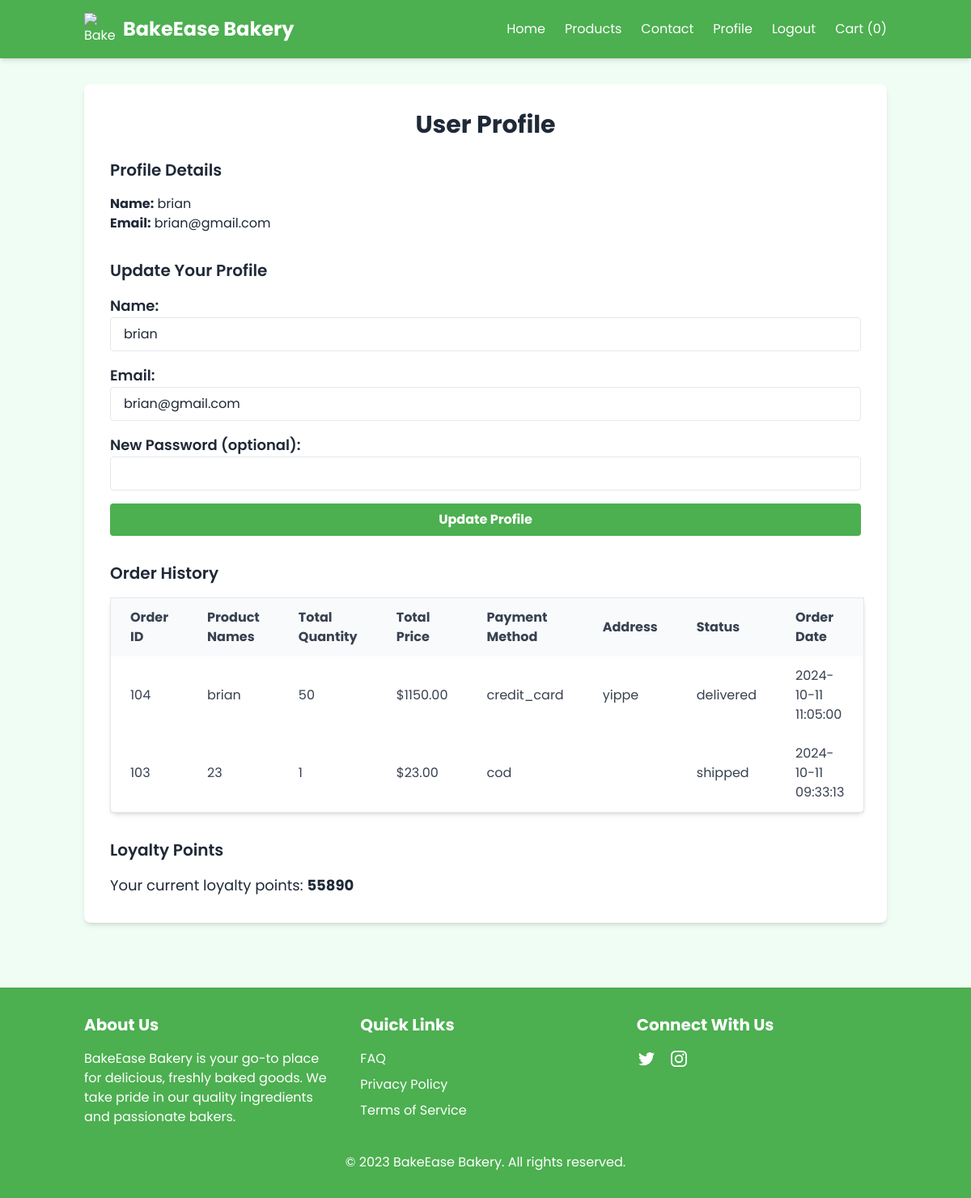
The page /bakery_oop/views/user/profile.php (signed in) on the database its author committed.
### tables this page shows
CREATE TABLE `users` (
  `id` int(11) NOT NULL,
  `name` varchar(255) NOT NULL,
  `email` varchar(255) NOT NULL,
  `password` varchar(255) NOT NULL,
  `loyalty_points` int(11) DEFAULT 0,
  `reset_token` varchar(255) DEFAULT NULL,
  `isAdmin` tinyint(4) NOT NULL
);

CREATE TABLE `orders` (
  `id` int(11) NOT NULL,
  `user_id` int(11) NOT NULL,
  `customer_email` varchar(255) DEFAULT NULL,
  `product_id` int(11) NOT NULL,
  `quantity` int(11) NOT NULL,
  `total_price` decimal(10,2) NOT NULL,
  `payment_method` varchar(50) NOT NULL,
  `address` text NOT NULL,
  `status` varchar(50) DEFAULT 'pending',
  `order_date` timestamp NOT NULL DEFAULT current_timestamp(),
  `order_type` enum('delivery','pickup') NOT NULL DEFAULT 'pickup',
  `delivery_address` text DEFAULT NULL,
  `pickup_time` datetime DEFAULT NULL
);

### bakery_oop/Classes/Database.php (called while the page is built, shortened)
<?php
class Database {
    private $servername = "localhost";
    private $username = "root";
    private $password = "";
    private $dbname = "bakery_oop";
    public function __construct() {
        $this->conn = new mysqli($this->servername, $this->username, $this->password, $this->dbname);
    }
}
?>

### bakery_oop/Classes/User.php (called while the page is built, shortened)
<?php
require_once "Database.php";
class User extends Database {
    public function getUserDetails($userId) {
        $userId = $this->conn->real_escape_string($userId);
        $sql = "SELECT * FROM users WHERE id = '$userId'";
        $result = $this->conn->query($sql);
        return ($result->num_rows == 1) ? $result->fetch_assoc() : null;
    }
    public function getLoyaltyPoints($userId) {
        $userId = $this->conn->real_escape_string($userId);
        $sql = "SELECT loyalty_points FROM users WHERE id = '$userId'";
        $result = $this->conn->query($sql);
        if ($result && $result->num_rows > 0) {
            $row = $result->fetch_assoc();
            return $row['loyalty_points'];
        }
        return 0;
    }
}
?>

### bakery_oop/Classes/Order.php (called while the page is built, shortened)
<?php
require_once "Database.php";
require_once "User.php";
class Order extends Database {
    public function getOrdersForUser($userId) {
      $userId = $this->conn->real_escape_string($userId);
      $sql = "SELECT o.id, o.total_price, o.payment_method,
                     CASE
                         WHEN o.order_type = 'delivery' THEN o.delivery_address
                         ELSE o.address
                     END AS address,
                     o.status, o.order_date,
                     GROUP_CONCAT(p.name SEPARATOR ', ') AS product_names,
                     SUM(oi.quantity) AS total_quantity
              FROM orders o
              JOIN order_items oi ON o.id = oi.order_id
              JOIN products p ON oi.product_id = p.id
              WHERE o.user_id = '$userId'
              GROUP BY o.id
              ORDER BY o.order_date DESC";
      $result = $this->conn->query($sql);
      return ($result->num_rows > 0) ? $result->fetch_all(MYSQLI_ASSOC) : [];
  }
}
?>

### bakery_oop/views/user/profile.php (the view, shortened to what this page needs)
<?php
require_once '../../classes/User.php';
include '../../classes/Order.php';
$user = new User();
$order = new Order();
$userId = $_SESSION['user_id'];
$userDetails = $user->getUserDetails($userId);
$orders = $order->getOrdersForUser($userId);
$loyaltyPoints = $user->getLoyaltyPoints($userId);
?>
<!DOCTYPE html>
<html lang="en">
<head>
    <script src="https://cdn.tailwindcss.com"></script>
</head>
<body class="bg-green-50 text-gray-800 font-sans">
    <header class="bg-primary text-white shadow-md sticky top-0 z-50">
        <div class="container mx-auto px-4 py-4 flex justify-between items-center">
            <div class="logo flex items-center">
                <img src="https://img.icons8.com/doodle/48/000000/bread.png" alt="BakeEase Logo" class="w-10 h-10 mr-2">
                <h1 class="text-2xl font-bold">BakeEase Bakery</h1>
            </div>
            <nav>
                <ul class="flex space-x-6">
                    <li><a href="index.php" class="hover:text-accent transition-colors">Home</a></li>
                    <li><a href="products.php" class="hover:text-accent transition-colors">Products</a></li>
                    <li><a href="contact.php" class="hover:text-accent transition-colors">Contact</a></li>
                    <?php if (isset($_SESSION['user_id'])): ?>
                        <li><a href="profile.php" class="hover:text-accent transition-colors">Profile</a></li>
                        <li><a href="../../actions/actions.logout.php" class="hover:text-accent transition-colors">Logout</a></li>
                    <?php else: ?>
                        <li><a href="login.php" class="hover:text-accent transition-colors">Login</a></li>
                        <li><a href="register.php" class="hover:text-accent transition-colors">Register</a></li>
                    <?php endif; ?>
                    <li>
                        <a href="cart.php" class="relative hover:text-accent transition-colors">
                            Cart (<?= isset($_SESSION['cart']) ? count($_SESSION['cart']) : 0 ?>)
                        </a>
                    </li>
                </ul>
            </nav>
        </div>
    </header>
    <main class="container mx-auto px-4 py-8">
        <section class="profile bg-white p-8 rounded-lg shadow-md">
            <h2 class="text-3xl font-bold text-center mb-6">User Profile</h2>
            <?php if ($userDetails): ?>
                <div class="mb-8">
                    <h3 class="text-xl font-semibold mb-4">Profile Details</h3>
                    <p><strong>Name:</strong> <?= $userDetails['name'] ?></p>
                    <p><strong>Email:</strong> <?= $userDetails['email'] ?></p>
                </div>
                <div class="mb-8">
                    <h3 class="text-xl font-semibold mb-4">Update Your Profile</h3>
                    <form method="post" action="" class="space-y-4">
                        <div>
                            <label for="name" class="block text-lg font-semibold">Name:</label>
                            <input type="text" id="name" name="name" value="<?= $userDetails['name'] ?>" required class="w-full px-4 py-2 border rounded focus:outline-none focus:ring-2 focus:ring-primary">
                        </div>
                        <div>
                            <label for="email" class="block text-lg font-semibold">Email:</label>
                            <input type="email" id="email" name="email" value="<?= $userDetails['email'] ?>" required class="w-full px-4 py-2 border rounded focus:outline-none focus:ring-2 focus:ring-primary">
                        </div>
                        <div>
                            <label for="password" class="block text-lg font-semibold">New Password (optional):</label>
                            <input type="password" id="password" name="password" class="w-full px-4 py-2 border rounded focus:outline-none focus:ring-2 focus:ring-primary">
                        </div>
                        <button type="submit" name="update_profile" class="w-full bg-primary text-white font-bold py-2 rounded hover:bg-green-600 transition-colors focus:outline-none focus:ring-2 focus:ring-primary">Update Profile</button>
                    </form>
                </div>
                <div class="profile-section mb-8">
                    <h3 class="text-xl font-semibold mb-4">Order History</h3>
                    <table class="min-w-full bg-white border border-gray-200 rounded-lg shadow-md">
                        <thead class="bg-gray-50 text-gray-700 font-bold">
                            <tr>
                                <th class="py-3 px-6 text-left">Order ID</th>
                                <th class="py-3 px-6 text-left">Product Names</th>
                                <th class="py-3 px-6 text-left">Total Quantity</th>
                                <th class="py-3 px-6 text-left">Total Price</th>
                                <th class="py-3 px-6 text-left">Payment Method</th>
                                <th class="py-3 px-6 text-left">Address</th>
                                <th class="py-3 px-6 text-left">Status</th>
                                <th class="py-3 px-6 text-left">Order Date</th>
                            </tr>
                        </thead>
                        <tbody class="text-gray-700">
                            <?php if (!empty($orders)): ?>
                                <?php foreach ($orders as $order): ?>
                                    <tr>
                                        <td class="py-3 px-6"><?= $order['id'] ?></td>
                                        <td class="py-3 px-6"><?= $order['product_names'] ?></td>
                                        <td class="py-3 px-6"><?= $order['total_quantity'] ?></td>
                                        <td class="py-3 px-6">$<?= $order['total_price'] ?></td>
                                        <td class="py-3 px-6"><?= $order['payment_method'] ?></td>
                                        <td class="py-3 px-6"><?= $order['address'] ?></td>
                                        <td class="py-3 px-6"><?= $order['status'] ?></td>
                                        <td class="py-3 px-6"><?= $order['order_date'] ?></td>
                                    </tr>
                                <?php endforeach; ?>
                            <?php else: ?>
                                <tr><td colspan="8" class="py-3 px-6 text-center text-gray-600">No orders found.</td></tr>
                            <?php endif; ?>
                        </tbody>
                    </table>
                </div>
                <div class="profile-section">
                    <h3 class="text-xl font-semibold mb-4">Loyalty Points</h3>
                    <p class="text-lg">Your current loyalty points: <span class="font-bold"><?= $loyaltyPoints ?></span></p>
                </div>
            <?php else: ?>
                <p class="text-center text-red-600">User details not found.</p>
            <?php endif; ?>
        </section>
    </main>
    <footer class="bg-primary text-white mt-12 py-8">
        <div class="container mx-auto px-4">
            <div class="grid grid-cols-1 md:grid-cols-3 gap-8">
                <div>
                    <h3 class="text-xl font-bold mb-4">About Us</h3>
                    <p>BakeEase Bakery is your go-to place for delicious, freshly baked goods. We take pride in our quality ingredients and passionate bakers.</p>
                </div>
                <div>
                    <h3 class="text-xl font-bold mb-4">Quick Links</h3>
                    <ul class="space-y-2">
                        <li><a href="#" class="hover:text-accent">FAQ</a></li>
                        <li><a href="#" class="hover:text-accent">Privacy Policy</a></li>
                        <li><a href="#" class="hover:text-accent">Terms of Service</a></li>
                    </ul>
                </div>
                <div>
                    <h3 class="text-xl font-bold mb-4">Connect With Us</h3>
                    <div class="flex space-x-4">
                        <a href="#" class="hover:text-accent"></a>
                        <a href="#" class="hover:text-accent"></a>
                    </div>
                </div>
            </div>
            <div class="mt-8 text-center">
                <p>© 2023 BakeEase Bakery. All rights reserved.</p>
            </div>
        </div>
    </footer>
</body>
</html>

### rows shown on the page
users: name "brian", email "brian@gmail.com", loyalty_points "55890"
orders: id "104", product_names "brian", total_quantity "50", total_price "1150.00", payment_method "credit_card", address "yippe", status "delivered", order_date "2024-10-11 11:05:00"
orders: id "103", product_names "23", total_quantity "1", total_price "23.00", payment_method "cod", status "shipped", order_date "2024-10-11 09:33:13"

### other values the page prints
count($_SESSION['cart']) "0"
